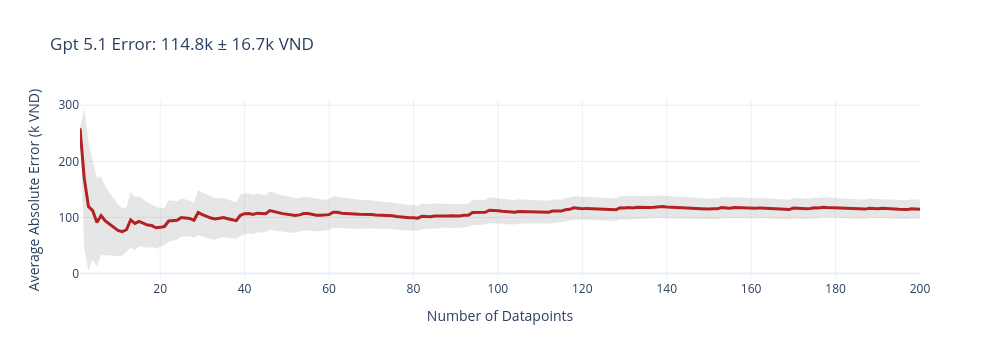
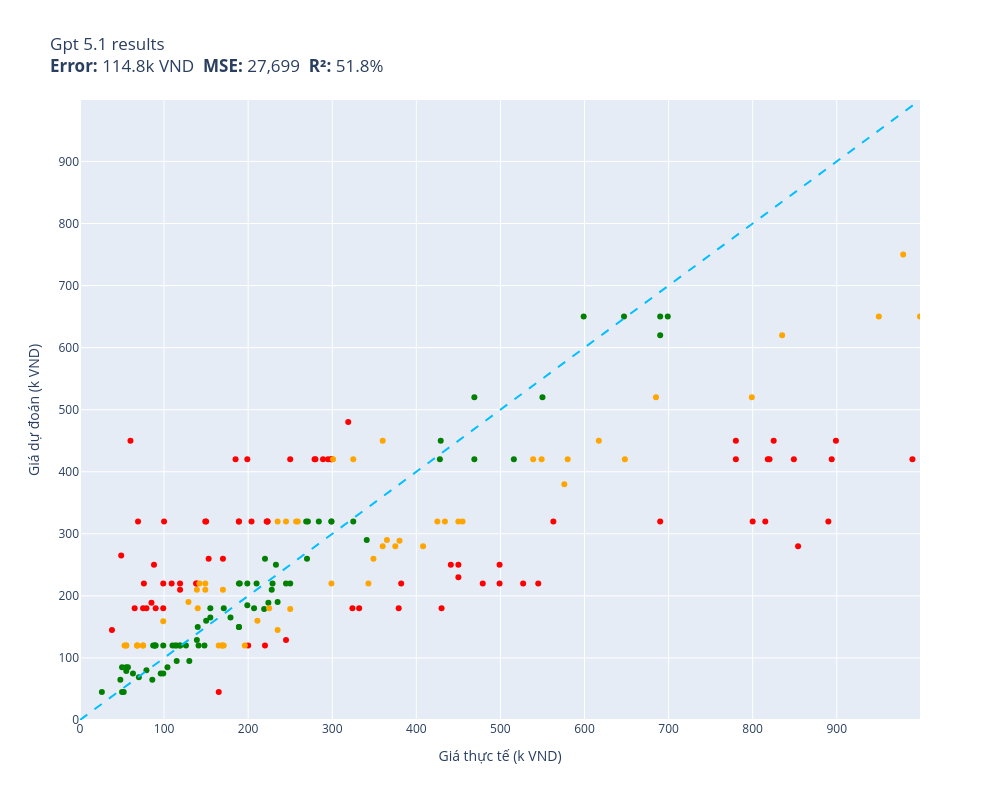

Notebook code cell kept with these figures, in order:
### Code cell
evaluate(gpt_5__1, test)

### Figure 1 — Plotly figure (JSON) as saved in the notebook; plotly's stock layout.template omitted (floating-point values rounded to 4 significant figures; data arrays with more than 128 entries replaced by an {"elided": "..."} marker saying what was removed)
{"data": [{"fill": "toself", "fillcolor": "rgba(128,128,128,0.2)", "hoverinfo": "skip", "line": {"color": "rgba(255,255,255,0)"}, "name": "95% CI", "showlegend": false, "type": "scatter", "x": {"elided": "400 int values"}, "y": {"elided": "400 float values"}}, {"customdata": {"elided": "200x1 float values"}, "hovertemplate": "n=%{x}<br>Avg Error=%{y:.1f}k VND<br>±95% CI=%{customdata[0]:.1f}k<extra></extra>", "line": {"color": "firebrick", "width": 3}, "mode": "lines", "name": "Cumulative Avg Error", "type": "scatter", "x": {"elided": "200 int values"}, "y": {"elided": "200 float values"}}], "layout": {"height": 360, "showlegend": false, "title": {"text": "Gpt 5.1 Error: 114.8k ± 16.7k VND"}, "width": 1000, "xaxis": {"title": {"text": "Number of Datapoints"}}, "yaxis": {"title": {"text": "Average Absolute Error (k VND)"}}}}

### Figure 2 — Plotly figure (JSON) as saved in the notebook; plotly's stock layout.template omitted (floating-point values rounded to 4 significant figures)
{"data": [{"customdata": [["Thùng lưu trữ, hộp đựng đồ đa năng bằng ...\\Dự đoán: 220.0k VND  Thực tế: 479.0k VND"], ["Bộ Gí Đỡ Từ Đa Chức Năng Hoco PH19 - Hàn...\\Dự đoán: 180.0k VND  Thực tế: 99.0k VND"], ["COMBO 10 QUẦN ĐIỀU HÒA THÔNG HƠI 5083\\Dự đoán: 129.0k VND  Thực tế: 245.0k VND"], ["BÚA ĐA NĂNG TOTAL THMFH0126 - HÀNG CHÍNH...\\Dự đoán: 220.0k VND  Thực tế: 527.0k VND"], ["Dây đai du lịch Master Lock 4701EURDGRN ...\\Dự đoán: 180.0k VND  Thực tế: 324.0k VND"], ["KHĂN CHOÀNG CASHMERE CAO CẤP CAS15\\Dự đoán: 320.0k VND  Thực tế: 223.0k VND"], ["KHĂN CHOÀNG CASHMERE CAO CẤP CAS34\\Dự đoán: 320.0k VND  Thực tế: 223.0k VND"], ["[Mẫu mới] Tã quần SunMate siêu mềm mại G...\\Dự đoán: 45.0k VND  Thực tế: 165.0k VND"], ["Ba lô, balo  laptop thời trang Hàn Quốc ...\\Dự đoán: 320.0k VND  Thực tế: 100.0k VND"], ["Thú nhồi bông rồng sữa vô tri êm mịn - S...\\Dự đoán: 320.0k VND  Thực tế: 815.0k VND"], ["Áo len dài tay nam thời trang Hàn Quốc S...\\Dự đoán: 320.0k VND  Thực tế: 189.0k VND"], ["Nàng Tiên Tóc Mây DK81159\\Dự đoán: 220.0k VND  Thực tế: 76.0k VND"], ["Phần mềm thiết kế iSolid 3D phiên bản ti...\\Dự đoán: 420.0k VND  Thực tế: 894.0k VND"], ["COMBO 2 ĐÈN TƯỜNG TRANG TRÍ TRONG NHÀ MS...\\Dự đoán: 420.0k VND  Thực tế: 295.0k VND"], ["Miếng Kính Cường Lực Chống Nhìn Trộm cho...\\Dự đoán: 250.0k VND  Thực tế: 450.0k VND"], ["Dụng cụ đốt Palo santo - Palo santo Hold...\\Dự đoán: 220.0k VND  Thực tế: 138.0k VND"], ["Sandal dongnai dép quai hậu nữ A24 dù xa...\\Dự đoán: 180.0k VND  Thực tế: 90.0k VND"], ["Tinh Chất Dưỡng Sáng Da Vitamin C CNP De...\\Dự đoán: 420.0k VND  Thực tế: 780.0k VND"], ["Ổ Khóa Chống Trộm Thông Minh\\Dự đoán: 250.0k VND  Thực tế: 88.0k VND"], ["BẠT CHỐNG NẮNG PHÍA TRONG KÍNH LÁI Xe Ô ...\\Dự đoán: 180.0k VND  Thực tế: 75.0k VND"], ["Giày cao gót 7 phân vải dệt, mũi nhọn hở...\\Dự đoán: 320.0k VND  Thực tế: 204.0k VND"], ["Thuốc Bột Nhuộm Hoa Tươi  màu thực phẩm ...\\Dự đoán: 320.0k VND  Thực tế: 150.0k VND"], ["Máy Đo Huyết Áp Cơ ALPK2 - Nhập Khẩu Chí...\\Dự đoán: 450.0k VND  Thực tế: 825.0k VND"], ["Tấm dán patch_velcro treo tường\\Dự đoán: 120.0k VND  Thực tế: 220.0k VND"], ["Mũ Lưỡi Trai Nam Thời Trang Lính Cao Cấp...\\Dự đoán: 189.0k VND  Thực tế: 85.0k VND"], ["Nệm cho chó mèo 40x50cm Điều Hòa phù hợp...\\Dự đoán: 120.0k VND  Thực tế: 200.0k VND"], ["Canxi Nano calcium D3 MK7 -Hộp 100 Viên ...\\Dự đoán: 220.0k VND  Thực tế: 119.0k VND"], ["Kiếng Hậu Kitaco Z2 Japan 10mm\\Dự đoán: 320.0k VND  Thực tế: 690.0k VND"], ["Balo Nữ Thời Trang 3in1 Hình BTS MH566\\Dự đoán: 265.0k VND  Thực tế: 49.0k VND"], ["Khăn lụa choàng cổ 02\\Dự đoán: 320.0k VND  Thực tế: 149.0k VND"], ["Chảo Nhôm Chống Dính You Cook 18cm\\Dự đoán: 220.0k VND  Thực tế: 109.0k VND"], ["Giày Da Nam Giá Rẻ Dập Vân Cá Sấu Có Chu...\\Dự đoán: 420.0k VND  Thực tế: 199.0k VND"], ["Loa HP 2000 (VS)\\Dự đoán: 260.0k VND  Thực tế: 153.0k VND"], ["Áo ren organza trắng Maxivic M042302\\Dự đoán: 320.0k VND  Thực tế: 890.0k VND"], ["Nón hiphop NEON POKER black\\Dự đoán: 220.0k VND  Thực tế: 99.0k VND"], ["Tranh Xếp Hình Random Cut 750 Mảnh Minh ...\\Dự đoán: 320.0k VND  Thực tế: 189.0k VND"], ["Sạc Tương Thích Cho Laptop Asus Vivobook...\\Dự đoán: 320.0k VND  Thực tế: 800.0k VND"], ["Thắt lưng bản 4cm. Mặt khoá phong cách\\Dự đoán: 180.0k VND  Thực tế: 79.0k VND"], ["Túi xách công sở nam dọc cao cấp chống t...\\Dự đoán: 420.0k VND  Thực tế: 299.0k VND"], ["Bộ chuyển đổi Mini displayport sang H...\\Dự đoán: 320.0k VND  Thực tế: 563.0k VND"], ["Giày tây Giày lười nam hàn quốc đai kim ...\\Dự đoán: 320.0k VND  Thực tế: 222.0k VND"], ["(ẢNH THẬT) Tranh treo tường núi non hùng...\\Dự đoán: 420.0k VND  Thực tế: 250.0k VND"], ["Ví nữ cầm tay vuông mini hình cỏ ba lá  ...\\Dự đoán: 145.0k VND  Thực tế: 38.0k VND"], ["Xịt Dưỡng Ẩm Eucerin Cho Da Nhạy Cảm 50m...\\Dự đoán: 260.0k VND  Thực tế: 170.0k VND"], ["Bánh Custas kem trứng Orion hộp 276g\\Dự đoán: 450.0k VND  Thực tế: 60.0k VND"], ["Đèn pin đội đầu j78 chiếu xa ánh sáng mạ...\\Dự đoán: 180.0k VND  Thực tế: 379.0k VND"], ["Loa SUB Siêu Trầm Cao Cấp S1 - Hàng Nhập...\\Dự đoán: 420.0k VND  Thực tế: 849.0k VND"], ["Ugreen UG80110CM261TK bộ chuyển RS232 ra...\\Dự đoán: 250.0k VND  Thực tế: 441.0k VND"], ["Giày Sandal Nữ BIGGBEN Da Bò Thật SDN62\\Dự đoán: 420.0k VND  Thực tế: 289.0k VND"], ["Bàn Xếp Gọn Gỗ Tự Nhiên BM 50cm x 70cm (...\\Dự đoán: 280.0k VND  Thực tế: 854.0k VND"], ["Bông tẩy tế bào chết và dưỡng ẩm da cho ...\\Dự đoán: 180.0k VND  Thực tế: 430.0k VND"], ["Wekki Đồ Chơi Lắp Ráp Tiệm Đá Bào Wk5060...\\Dự đoán: 220.0k VND  Thực tế: 499.0k VND"], ["Ly  Thuỷ Tinh Pha Lê Ý RCR 360ml\\Dự đoán: 220.0k VND  Thực tế: 382.0k VND"], ["Gối Tựa Lưng Massage Túi Khí Kéo Dãn,Tíc...\\Dự đoán: 480.0k VND  Thực tế: 319.0k VND"], ["Tông đơ chấn viền Kemei KM-2299 lưỡi cắt...\\Dự đoán: 250.0k VND  Thực tế: 499.0k VND"], ["COMBO 2 Sợi Dây Buộc Tóc ADIDAS ADAC-165...\\Dự đoán: 180.0k VND  Thực tế: 332.0k VND"], ["Đồ chơi lắp ráp Mô hình máy bay ném bom ...\\Dự đoán: 420.0k VND  Thực tế: 299.0k VND"], ["Nón lá vẽ mỹ nghệ hoạ tiết Cô gái trong ...\\Dự đoán: 180.0k VND  Thực tế: 65.0k VND"], ["Cặp đèn thờ bằng gỗ khắc chữ  phúc lộc t...\\Dự đoán: 450.0k VND  Thực tế: 899.0k VND"], ["Kệ đỡ giá đỡ đế tản nhiệt cho ipad máy t...\\Dự đoán: 220.0k VND  Thực tế: 139.0k VND"], ["(HCM) Tranh treo tường trang trí decor t...\\Dự đoán: 420.0k VND  Thực tế: 280.0k VND"], ["Kệ khay chữ nhật để miếng rửa chén có Kh...\\Dự đoán: 320.0k VND  Thực tế: 69.0k VND"], ["Hộp mực Thuận Phong 204A dùng cho máy in...\\Dự đoán: 420.0k VND  Thực tế: 990.0k VND"], ["(GIÁ TỐT) Giày đế xuồng nữ da bò thật mà...\\Dự đoán: 420.0k VND  Thực tế: 185.0k VND"], ["Sạc Tương Thích Cho Laptop Asus 150w TUF...\\Dự đoán: 450.0k VND  Thực tế: 780.0k VND"], ["Túi du lịch dung lượng lớn Business Trav...\\Dự đoán: 220.0k VND  Thực tế: 545.0k VND"], ["Giày Sandal Nữ Đế Xuồng HÀ NAM Da Bò Thậ...\\Dự đoán: 420.0k VND  Thực tế: 279.0k VND"], ["KB31EKT - Thẻ chìa khóa khách sạn Vivace...\\Dự đoán: 420.0k VND  Thực tế: 818.0k VND"], ["Bộ Lắp Ghép Cho Bé 3D Mideer Translucent...\\Dự đoán: 230.0k VND  Thực tế: 450.0k VND"], ["Bàn Phím dùng cho laptop HP Folio 13.3\" ...\\Dự đoán: 420.0k VND  Thực tế: 820.0k VND"], ["Make Today Great, mã G276. Hãy tỏa sáng ...\\Dự đoán: 210.0k VND  Thực tế: 119.0k VND"]], "hovertemplate": "%{customdata[0]}<extra></extra>", "legendgroup": "red", "marker": {"color": "red", "size": 6, "symbol": "circle"}, "mode": "markers", "name": "red", "orientation": "v", "showlegend": true, "type": "scatter", "x": [479, 99, 245, 527, 324, 223, 223, 165, 100, 815, 189, 76, 894, 295, 450, 138, 90, 780, 88, 75, 204, 150, 825, 220, 85, 200, 119, 690, 49, 149, 109, 199, 153, 890, 99, 189, 800, 79, 299, 563, 222, 250, 38, 170, 60, 379, 849, 441, 289, 854, 430, 499, 382, 319, 499, 332, 299, 65, 899, 139, 280, 69, 990, 185, 780, 545, 279, 818, 450, 820, 119], "xaxis": "x", "y": [220.0, 180.0, 129.0, 220.0, 180.0, 320.0, 320.0, 45.0, 320.0, 320.0, 320.0, 220.0, 420.0, 420.0, 250.0, 220.0, 180.0, 420.0, 250.0, 180.0, 320.0, 320.0, 450.0, 120.0, 189.0, 120.0, 220.0, 320.0, 265.0, 320.0, 220.0, 420.0, 260.0, 320.0, 220.0, 320.0, 320.0, 180.0, 420.0, 320.0, 320.0, 420.0, 145.0, 260.0, 450.0, 180.0, 420.0, 250.0, 420.0, 280.0, 180.0, 220.0, 220.0, 480.0, 250.0, 180.0, 420.0, 180.0, 450.0, 220.0, 420.0, 320.0, 420.0, 420.0, 450.0, 220.0, 420.0, 420.0, 230.0, 420.0, 210.0], "yaxis": "y"}, {"customdata": [["Chì Kẻ Mày Xé Suri 101 Black Màu Đen E27...\\Dự đoán: 45.0k VND  Thực tế: 26.0k VND"], ["Ugreen UG20868US174TK 2M màu Hồng Dây US...\\Dự đoán: 120.0k VND  Thực tế: 126.0k VND"], ["Ugreen UG30771US230TK card mạng PCI-e 1x...\\Dự đoán: 320.0k VND  Thực tế: 284.0k VND"], ["Sạc Tương Thích Cho Laptop Hp Pavilion 1...\\Dự đoán: 290.0k VND  Thực tế: 341.0k VND"], ["Cặp Nút Đệm Tai Nghe Silicone Thay Thế C...\\Dự đoán: 85.0k VND  Thực tế: 50.0k VND"], ["Thức ăn IGUANA Trưởng Thành Bí Đỏ GREENA...\\Dự đoán: 120.0k VND  Thực tế: 148.0k VND"], ["Bàn Phím Tương Thích Cho Laptop Lenovo -...\\Dự đoán: 320.0k VND  Thực tế: 269.0k VND"], ["Combo 4 miếng dán đỡ kệ gỗ VINAVU, giúp ...\\Dự đoán: 45.0k VND  Thực tế: 52.0k VND"], ["Bịch cà phê hòa tan 3 in 1 Meet More (50...\\Dự đoán: 150.0k VND  Thực tế: 189.0k VND"], ["Miếng Dán Dẻo PPF Mặt Lưng, Mặt Trước Dà...\\Dự đoán: 95.0k VND  Thực tế: 130.0k VND"], ["Giá Đỡ Dây Cáp Wi WU CH011 - Hàng Chính ...\\Dự đoán: 120.0k VND  Thực tế: 110.0k VND"], ["Mũ len liền khăn lót nỉ trùm kín cổ siêu...\\Dự đoán: 120.0k VND  Thực tế: 115.0k VND"], ["Muối Rửa Bát Finish chuyên dụng chuyên ...\\Dự đoán: 120.0k VND  Thực tế: 119.0k VND"], ["Bóng Đèn Ô Tô Xtec H15 12V 15/55W\\Dự đoán: 180.0k VND  Thực tế: 171.0k VND"], ["Tinh dầu Tràm Huế thương hiệu Làng Hạ 10...\\Dự đoán: 80.0k VND  Thực tế: 79.0k VND"], ["Ugreen UG30701US154TK 13CM Màu Đen Dây U...\\Dự đoán: 120.0k VND  Thực tế: 89.0k VND"], ["Kính mát nam Mắt vuông chống nắng uv thờ...\\Dự đoán: 150.0k VND  Thực tế: 140.0k VND"], ["Đồ Chơi Tay Cầm Âm Nhạc 2 TOONYKIDS - Đồ...\\Dự đoán: 189.0k VND  Thực tế: 224.0k VND"], ["Mì Trứng Cao Cấp Meizan (500g)\\Dự đoán: 45.0k VND  Thực tế: 50.0k VND"], ["Combo 5 Giấy Thấm Dầu Mayan  (100 Tờ / G...\\Dự đoán: 65.0k VND  Thực tế: 86.0k VND"], ["Bát Ăn Trẻ Em Amori 580ml - Hàng Cao Cấp...\\Dự đoán: 75.0k VND  Thực tế: 63.0k VND"], ["Combo hộp   3 món  đeo tay  xinh xắn  ph...\\Dự đoán: 179.0k VND  Thực tế: 219.0k VND"], ["MÁY MÀI 100MM 710W TOLSEN 79544 - HÀNG C...\\Dự đoán: 650.0k VND  Thực tế: 647.0k VND"], ["Chà bông xù Viettin Mart 500G\\Dự đoán: 120.0k VND  Thực tế: 113.0k VND"], ["Pin dùng cho Laptop Acer One 725 - Hàng ...\\Dự đoán: 420.0k VND  Thực tế: 516.0k VND"], ["Dầu gội nam Home Scape Care giảm gàu chă...\\Dự đoán: 190.0k VND  Thực tế: 235.0k VND"], ["Đồ Bộ Pijama Thun 3D Lửng Freesize 40-68...\\Dự đoán: 150.0k VND  Thực tế: 189.0k VND"], ["Kính xinh, Kính râm Mắt mèo Hàn Quốc thờ...\\Dự đoán: 220.0k VND  Thực tế: 189.0k VND"], ["Miếng Lót Chuột MousePad Trải Bàn Nitend...\\Dự đoán: 120.0k VND  Thực tế: 119.0k VND"], ["Balo Laptop 15.6 inch KMORE The CARTER -...\\Dự đoán: 520.0k VND  Thực tế: 550.0k VND"], ["Ốp lưng da HDD có ngăn đựng thẻ kèm kệ c...\\Dự đoán: 185.0k VND  Thực tế: 199.0k VND"], ["AirTag Charm Strap hàng chính hãng Bone\\Dự đoán: 220.0k VND  Thực tế: 245.0k VND"], ["Sữa bột Nestlé NAN INFINIPRO A2 1 với cô...\\Dự đoán: 620.0k VND  Thực tế: 690.0k VND"], ["Thắt Lưng Nữ Dây Nịt Nữ Button mang đầm ...\\Dự đoán: 120.0k VND  Thực tế: 99.0k VND"], ["Bộ Test Nước Emaux CE029\\Dự đoán: 220.0k VND  Thực tế: 210.0k VND"], ["Đồ Chơi Giáo Dục Sớm Tháp Xếp Chồng Lala...\\Dự đoán: 165.0k VND  Thực tế: 179.0k VND"], ["Bao da dành cho Samsung Galaxy Tab S6 10...\\Dự đoán: 210.0k VND  Thực tế: 228.0k VND"], ["Ốp Lưng Nillkin Super Frosted Shield Pro...\\Dự đoán: 220.0k VND  Thực tế: 190.0k VND"], ["Cavat 8cm bản lớn Hàn Quốc cao cấp, kẻ x...\\Dự đoán: 260.0k VND  Thực tế: 220.0k VND"], ["Combo 3 Kem Đánh Răng P/S Trắng Răng Tha...\\Dự đoán: 85.0k VND  Thực tế: 104.0k VND"], ["Cáp âm thanh chuyển jack 3.5mm sang 2 đầ...\\Dự đoán: 95.0k VND  Thực tế: 115.0k VND"], ["Bộ combo Vệ Sinh & Khửi mùi Giày Dép Sne...\\Dự đoán: 220.0k VND  Thực tế: 229.0k VND"], ["THANH XỐP RUY BĂNG CUỐN TÓC KHÔNG NHIỆT ...\\Dự đoán: 75.0k VND  Thực tế: 96.0k VND"], ["Bàn Phím dùng cho Laptop ACER Extensa 25...\\Dự đoán: 320.0k VND  Thực tế: 271.0k VND"], ["Hộp Đựng Thuốc Lá 20 Điếu Dài Slim Nút B...\\Dự đoán: 75.0k VND  Thực tế: 99.0k VND"], ["Combo 2 bộ miếng lót cho giày rộng V.3 T...\\Dự đoán: 65.0k VND  Thực tế: 48.0k VND"], ["Combo kem bôi da thuần mộc ngừa rôm sảy ...\\Dự đoán: 260.0k VND  Thực tế: 270.0k VND"], ["Kẹp Gỗ Đa Năng  Dùng Để Gắp Kẹp Thức Ăn ...\\Dự đoán: 85.0k VND  Thực tế: 57.0k VND"], ["Bao Case Ốp Cứng Trong Suốt PC bảo vệ ch...\\Dự đoán: 220.0k VND  Thực tế: 250.0k VND"], ["Ốp lưng dành cho Oppo Reno 5 mẫu Lá Phon...\\Dự đoán: 79.0k VND  Thực tế: 55.0k VND"], ["Kính râm nam Solex chữ H Mắt kính thủy t...\\Dự đoán: 520.0k VND  Thực tế: 469.0k VND"], ["Bọt dung dịch vệ sinh dành cho teen Oris...\\Dự đoán: 165.0k VND  Thực tế: 155.0k VND"], ["Chuột Razer DeathAdder Essential-Ergonom...\\Dự đoán: 650.0k VND  Thực tế: 699.0k VND"], ["Ngũ cốc Xuân An yến mạch hạnh nhân hạt c...\\Dự đoán: 120.0k VND  Thực tế: 87.0k VND"], ["Nệm Massage toàn thân Bella Plus MK292\\Dự đoán: 650.0k VND  Thực tế: 599.0k VND"], ["Sạc Laptop dùng cho Máy Tinh HP - Kèm Dâ...\\Dự đoán: 250.0k VND  Thực tế: 233.0k VND"], ["Sạc cho Laptop MSI PS42 8RA  Hàng Nhập k...\\Dự đoán: 320.0k VND  Thực tế: 299.0k VND"], ["Quánh Đúc Chống Dính Vân Đá Đáy Từ Ecora...\\Dự đoán: 420.0k VND  Thực tế: 469.0k VND"], ["Ốp Lưng Kính Cường Lực Trong Suốt Hoàn T...\\Dự đoán: 120.0k VND  Thực tế: 141.0k VND"], ["Bộ 6 Ly Thủy Tinh Diamond Bormioli Rocco...\\Dự đoán: 420.0k VND  Thực tế: 428.0k VND"], ["Mô hình xe Lamborghini Terzo Milennio 1:...\\Dự đoán: 450.0k VND  Thực tế: 429.0k VND"], ["Ốp in cho Samsung Galaxy A10 mẫu Động Vậ...\\Dự đoán: 85.0k VND  Thực tế: 55.0k VND"], ["Sữa Dưỡng Hỗ Trợ Mờ Nám Luxury Exosome E...\\Dự đoán: 650.0k VND  Thực tế: 690.0k VND"], ["Hộp mực 35A 85A 36A Halloya có lỗ đổ mực...\\Dự đoán: 160.0k VND  Thực tế: 150.0k VND"], ["Bộ cấp nước bồn cầu - Bộ cấp nước két nư...\\Dự đoán: 180.0k VND  Thực tế: 155.0k VND"], ["Cường lực chống nhìn trộm WiWU iPhone 14...\\Dự đoán: 180.0k VND  Thực tế: 207.0k VND"], ["Vòng bi xe máy KONLON 63/22 Open\\Dự đoán: 120.0k VND  Thực tế: 90.0k VND"], ["Tam sơn tam cấp kệ để bát hương ,nhang b...\\Dự đoán: 320.0k VND  Thực tế: 299.0k VND"], ["Áo Sơ Mi Nam Công Sở Trung Niên Thương H...\\Dự đoán: 320.0k VND  Thực tế: 325.0k VND"], ["Bao da Máy tính bảng Honor Tab V7 Pro tr...\\Dự đoán: 220.0k VND  Thực tế: 199.0k VND"], ["Găng tay da nam mẫu HOT Siêu CẢM ỨNG, Si...\\Dự đoán: 129.0k VND  Thực tế: 139.0k VND"], ["Cây gãi lưng/ gãi ngứa bằng sừng Trâu [M...\\Dự đoán: 120.0k VND  Thực tế: 89.0k VND"], ["Vớ tất thể thao nam cổ trung ELLE ACTIVE...\\Dự đoán: 69.0k VND  Thực tế: 70.0k VND"]], "hovertemplate": "%{customdata[0]}<extra></extra>", "legendgroup": "green", "marker": {"color": "green", "size": 6, "symbol": "circle"}, "mode": "markers", "name": "green", "orientation": "v", "showlegend": true, "type": "scatter", "x": [26, 126, 284, 341, 50, 148, 269, 52, 189, 130, 110, 115, 119, 171, 79, 89, 140, 224, 50, 86, 63, 219, 647, 113, 516, 235, 189, 189, 119, 550, 199, 245, 690, 99, 210, 179, 228, 190, 220, 104, 115, 229, 96, 271, 99, 48, 270, 57, 250, 55, 469, 155, 699, 87, 599, 233, 299, 469, 141, 428, 429, 55, 690, 150, 155, 207, 90, 299, 325, 199, 139, 89, 70], "xaxis": "x", "y": [45.0, 120.0, 320.0, 290.0, 85.0, 120.0, 320.0, 45.0, 150.0, 95.0, 120.0, 120.0, 120.0, 180.0, 80.0, 120.0, 150.0, 189.0, 45.0, 65.0, 75.0, 179.0, 650.0, 120.0, 420.0, 190.0, 150.0, 220.0, 120.0, 520.0, 185.0, 220.0, 620.0, 120.0, 220.0, 165.0, 210.0, 220.0, 260.0, 85.0, 95.0, 220.0, 75.0, 320.0, 75.0, 65.0, 260.0, 85.0, 220.0, 79.0, 520.0, 165.0, 650.0, 120.0, 650.0, 250.0, 320.0, 420.0, 120.0, 420.0, 450.0, 85.0, 650.0, 160.0, 180.0, 180.0, 120.0, 320.0, 320.0, 220.0, 129.0, 120.0, 69.0], "yaxis": "y"}, {"customdata": [["Phần Mềm Diệt Virus Trend Micro Maximum ...\\Dự đoán: 450.0k VND  Thực tế: 360.0k VND"], ["Combo Bộ sạc ANSMANN POWERLINE 4 Smart k...\\Dự đoán: 520.0k VND  Thực tế: 685.0k VND"], ["Quần bơi lưng cao LMcation Anita - Vườn ...\\Dự đoán: 220.0k VND  Thực tế: 149.0k VND"], ["Quần Kaki nam Khatoco Q2M578R1-CNRE598-2...\\Dự đoán: 320.0k VND  Thực tế: 434.0k VND"], ["Sạc dành cho Laptop Gaming Asus ROG Stri...\\Dự đoán: 650.0k VND  Thực tế: 950.0k VND"], ["Áo Bóng Đá Retro Real Madrid 2006/2007 -...\\Dự đoán: 220.0k VND  Thực tế: 299.0k VND"], ["Lốc 4 Gói băng vệ sinh Kotex Bảo Vệ Toàn...\\Dự đoán: 120.0k VND  Thực tế: 196.0k VND"], ["Combo Mút Trang Điểm Mastige Màu Cam Nhạ...\\Dự đoán: 120.0k VND  Thực tế: 68.0k VND"], ["Kính cường lực trong suốt Kuzoom cho iPa...\\Dự đoán: 120.0k VND  Thực tế: 169.0k VND"], ["Quạt treo tường Lifan TE-1689 có remote ...\\Dự đoán: 620.0k VND  Thực tế: 835.0k VND"], ["Bộ Tháo Mắt Xích Xe Loại Tốt – Gọn Nhẹ, ...\\Dự đoán: 120.0k VND  Thực tế: 165.0k VND"], ["Bơm Hơi Đạp Chân Cho ÔTÔ , Xe Máy, Xe Đạ...\\Dự đoán: 210.0k VND  Thực tế: 149.0k VND"], ["Chuột máy tính có dây Gaming Newmen GX6,...\\Dự đoán: 290.0k VND  Thực tế: 365.0k VND"], ["Sữa bột Enfagrow A+ Neuropro 4 1.7kg với...\\Dự đoán: 750.0k VND  Thực tế: 979.0k VND"], ["Cặp Đựng Laptop Chống Sốc Cao Cấp, Cặp Đ...\\Dự đoán: 420.0k VND  Thực tế: 325.0k VND"], ["Gối Cao Su Non Chống Méo Đầu Cho Bé\\Dự đoán: 180.0k VND  Thực tế: 225.0k VND"], ["Bộ Pyjama HUONGTAM Phi tay dài nam cao c...\\Dự đoán: 320.0k VND  Thực tế: 259.0k VND"], ["Giày Sandal (Xăng Đan) dép quai hậu big ...\\Dự đoán: 420.0k VND  Thực tế: 580.0k VND"], ["Ốp lưng chống sốc vân kim loại cho Samsu...\\Dự đoán: 120.0k VND  Thực tế: 75.0k VND"], ["Rượu Vang Chile Yali Wetland Reserva Cab...\\Dự đoán: 320.0k VND  Thực tế: 450.0k VND"], ["Chân váy công sở dáng đuôi cá, Lưng cao,...\\Dự đoán: 260.0k VND  Thực tế: 349.0k VND"], ["Dép Sandal nam da bò nhập khẩu nguyên tấ...\\Dự đoán: 420.0k VND  Thực tế: 301.0k VND"], ["Gấu Bông Đựng Khăn Giấy và Sọt Rác Tiện ...\\Dự đoán: 179.0k VND  Thực tế: 250.0k VND"], ["Bình Uống Nước Cho Bé LocknLock HAP916 4...\\Dự đoán: 280.0k VND  Thực tế: 408.0k VND"], ["THINK BIG DO BIGGER, mã G92. Áo thun nam...\\Dự đoán: 159.0k VND  Thực tế: 99.0k VND"], ["Quần Jean nam Leman đen mài xám JD14 - S...\\Dự đoán: 420.0k VND  Thực tế: 549.0k VND"], ["Serum Prettyskin B5 Phục Hồi, Dưỡng Sáng...\\Dự đoán: 280.0k VND  Thực tế: 375.0k VND"], ["Chuột Gaming T-Wolf G560 Led USB - Hàng ...\\Dự đoán: 180.0k VND  Thực tế: 140.0k VND"], ["Vỏ Hột Quẹt Bật Lửa Xăng Đá Zorro ZC5-6 ...\\Dự đoán: 220.0k VND  Thực tế: 343.0k VND"], ["Giá đỡ điện thoại để bàn chất liệu plast...\\Dự đoán: 160.0k VND  Thực tế: 211.0k VND"], ["Máy Xay Sinh Tố BlueStone BLB-5328 1.5 L...\\Dự đoán: 650.0k VND  Thực tế: 999.0k VND"], ["[Hàng Chính Hãng] Loa SoundMax A180/2...\\Dự đoán: 320.0k VND  Thực tế: 455.0k VND"], ["Bọc Vô Lăng CIND C037 Size M Màu Kem\\Dự đoán: 220.0k VND  Thực tế: 142.0k VND"], ["Máy Nghe Nhạc MP3 Ruizu X02 8GB - Hàng C...\\Dự đoán: 380.0k VND  Thực tế: 576.0k VND"], ["Combo 10 Mặt Nạ Banobagi Kháng Viêm, Giả...\\Dự đoán: 210.0k VND  Thực tế: 170.0k VND"], ["Ốp lưng dành cho Samsung M20 Chim Lửa N...\\Dự đoán: 120.0k VND  Thực tế: 55.0k VND"], ["Combo Pharmaact Sảng Khoái Mát Lạnh - Ch...\\Dự đoán: 210.0k VND  Thực tế: 139.0k VND"], ["KEM CHỐNG NẮNG DƯỠNG DA VITAMIN - INICO ...\\Dự đoán: 289.0k VND  Thực tế: 380.0k VND"], ["Máy lọc không khí xe hơi ô tô công nghệ ...\\Dự đoán: 320.0k VND  Thực tế: 425.0k VND"], ["Mũ bucket tai bèo form tròn may nhiều mả...\\Dự đoán: 120.0k VND  Thực tế: 55.0k VND"], ["MŨI KHOAN ĐẤT Φ150X800MM INGCO GEA55221-...\\Dự đoán: 420.0k VND  Thực tế: 648.0k VND"], ["Hộp Nhựa 200x120x75mm - Chống nước CT\\Dự đoán: 120.0k VND  Thực tế: 53.0k VND"], ["Khóa Đồng 75 CS Series ABUS (60mm)\\Dự đoán: 520.0k VND  Thực tế: 799.0k VND"], ["Xích đeo quần 2 lớp thép titan không đen...\\Dự đoán: 120.0k VND  Thực tế: 171.0k VND"], ["Giấy Vẽ Faber 200g Khổ A4 Fish 104002\\Dự đoán: 120.0k VND  Thực tế: 68.0k VND"], ["Sữa tắm joyce & doll cho chó mèo - Sữa t...\\Dự đoán: 145.0k VND  Thực tế: 235.0k VND"], ["[HSD 03/2027] Sữa Tắm On: The Body Cấp Ẩ...\\Dự đoán: 190.0k VND  Thực tế: 129.0k VND"], ["Bông Lau Thay Thế Cho Chổi Lau Nhà Cao C...\\Dự đoán: 120.0k VND  Thực tế: 68.0k VND"], ["Bàn phím dùng cho Laptop Asus F451c Asus...\\Dự đoán: 320.0k VND  Thực tế: 245.0k VND"], ["Lược cắt tóc Nhật Bản YS PARK cho tóc ng...\\Dự đoán: 280.0k VND  Thực tế: 360.0k VND"], ["Sạc cho laptop Dell Gaming Inspiron 7567...\\Dự đoán: 450.0k VND  Thực tế: 617.0k VND"], ["Mật Ong Vihoney 180ml\\Dự đoán: 120.0k VND  Thực tế: 75.0k VND"], ["Áo Mưa 1 Người Bít Sườn Thời Trang, RAND...\\Dự đoán: 120.0k VND  Thực tế: 169.0k VND"], ["Bao da Dux Ducis dành cho iPhone 15 Pro ...\\Dự đoán: 320.0k VND  Thực tế: 235.0k VND"], ["Máy nghe nhạc Lossless Ruizu X05 Bộ Nhớ ...\\Dự đoán: 420.0k VND  Thực tế: 539.0k VND"], ["Bàn phím cho 4736 4736G 4736Z 4736ZG 481...\\Dự đoán: 320.0k VND  Thực tế: 257.0k VND"]], "hovertemplate": "%{customdata[0]}<extra></extra>", "legendgroup": "orange", "marker": {"color": "orange", "size": 6, "symbol": "circle"}, "mode": "markers", "name": "orange", "orientation": "v", "showlegend": true, "type": "scatter", "x": [360, 685, 149, 434, 950, 299, 196, 68, 169, 835, 165, 149, 365, 979, 325, 225, 259, 580, 75, 450, 349, 301, 250, 408, 99, 549, 375, 140, 343, 211, 999, 455, 142, 576, 170, 55, 139, 380, 425, 55, 648, 53, 799, 171, 68, 235, 129, 68, 245, 360, 617, 75, 169, 235, 539, 257], "xaxis": "x", "y": [450.0, 520.0, 220.0, 320.0, 650.0, 220.0, 120.0, 120.0, 120.0, 620.0, 120.0, 210.0, 290.0, 750.0, 420.0, 180.0, 320.0, 420.0, 120.0, 320.0, 260.0, 420.0, 179.0, 280.0, 159.0, 420.0, 280.0, 180.0, 220.0, 160.0, 650.0, 320.0, 220.0, 380.0, 210.0, 120.0, 210.0, 289.0, 320.0, 120.0, 420.0, 120.0, 520.0, 120.0, 120.0, 145.0, 190.0, 120.0, 320.0, 280.0, 450.0, 120.0, 120.0, 320.0, 420.0, 320.0], "yaxis": "y"}, {"hoverinfo": "skip", "line": {"color": "deepskyblue", "dash": "dash", "width": 2}, "mode": "lines", "name": "y = x", "showlegend": false, "type": "scatter", "x": [0, 999], "y": [0, 999]}], "layout": {"height": 800, "legend": {"title": {"text": "color"}, "tracegroupgap": 0}, "showlegend": false, "title": {"text": "Gpt 5.1 results<br><b>Error:</b> 114.8k VND  <b>MSE:</b> 27,699  <b>R²:</b> 51.8%"}, "width": 1000, "xaxis": {"anchor": "y", "domain": [0, 1], "range": [0, 999], "title": {"text": "Giá thực tế (k VND)"}}, "yaxis": {"anchor": "x", "domain": [0, 1], "range": [0, 999], "title": {"text": "Giá dự đoán (k VND)"}}}}
